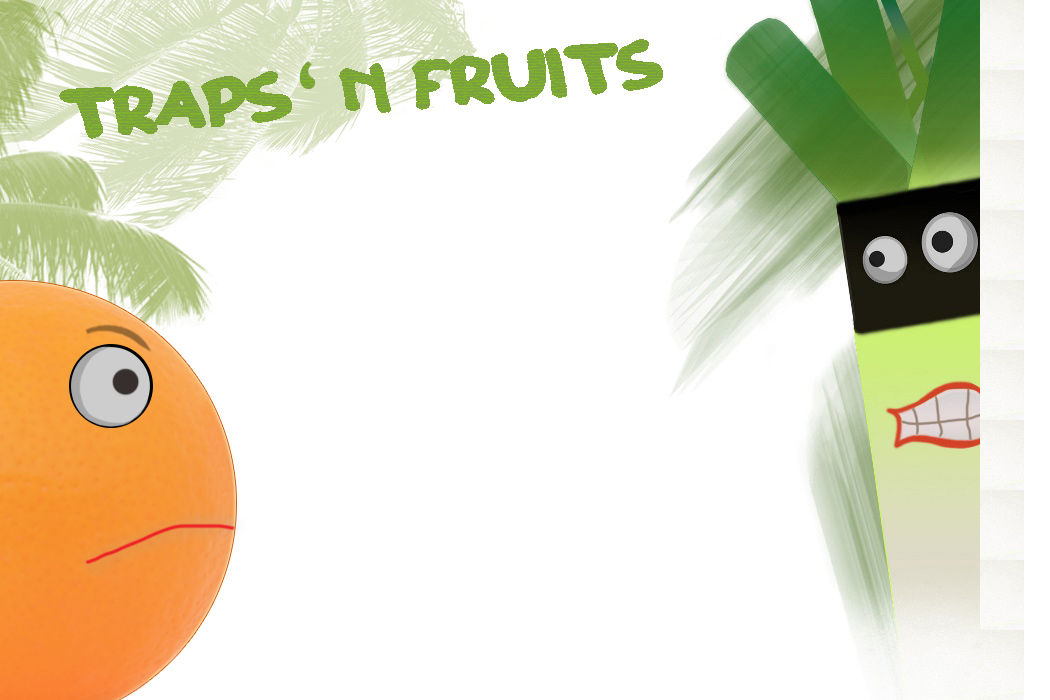

A level layout from a 2D game, rendered from its tile map. Below: a short description, then the map file with its tile-grid data intact:
An orthogonal 15x10 tile map with 70x70 px tiles, 1 tile layer (Calque de Tile 1).

<map version="1.0" orientation="orthogonal" width="15" height="10" tilewidth="70" tileheight="70">
 <tileset firstgid="1" name="htmltiles" tilewidth="70" tileheight="70">
  <image source="../images/htmltiles.jpg" width="1100" height="768" />
 </tileset>
 <layer name="Calque de Tile 1" width="15" height="10">
  <data>
   <tile gid="15" />
   <tile gid="2" />
   <tile gid="3" />
   <tile gid="4" />
   <tile gid="5" />
   <tile gid="6" />
   <tile gid="7" />
   <tile gid="8" />
   <tile gid="9" />
   <tile gid="10" />
   <tile gid="11" />
   <tile gid="12" />
   <tile gid="13" />
   <tile gid="14" />
   <tile gid="150" />
   <tile gid="16" />
   <tile gid="17" />
   <tile gid="18" />
   <tile gid="19" />
   <tile gid="20" />
   <tile gid="21" />
   <tile gid="22" />
   <tile gid="23" />
   <tile gid="24" />
   <tile gid="25" />
   <tile gid="26" />
   <tile gid="27" />
   <tile gid="28" />
   <tile gid="29" />
   <tile gid="150" />
   <tile gid="31" />
   <tile gid="32" />
   <tile gid="33" />
   <tile gid="34" />
   <tile gid="35" />
   <tile gid="36" />
   <tile gid="37" />
   <tile gid="38" />
   <tile gid="39" />
   <tile gid="40" />
   <tile gid="41" />
   <tile gid="42" />
   <tile gid="43" />
   <tile gid="44" />
   <tile gid="150" />
   <tile gid="46" />
   <tile gid="47" />
   <tile gid="48" />
   <tile gid="49" />
   <tile gid="50" />
   <tile gid="51" />
   <tile gid="52" />
   <tile gid="53" />
   <tile gid="54" />
   <tile gid="55" />
   <tile gid="56" />
   <tile gid="57" />
   <tile gid="58" />
   <tile gid="59" />
   <tile gid="150" />
   <tile gid="61" />
   <tile gid="62" />
   <tile gid="63" />
   <tile gid="64" />
   <tile gid="65" />
   <tile gid="66" />
   <tile gid="67" />
   <tile gid="68" />
   <tile gid="69" />
   <tile gid="70" />
   <tile gid="71" />
   <tile gid="72" />
   <tile gid="73" />
   <tile gid="74" />
   <tile gid="150" />
   <tile gid="76" />
   <tile gid="77" />
   <tile gid="78" />
   <tile gid="79" />
   <tile gid="80" />
   <tile gid="81" />
   <tile gid="82" />
   <tile gid="83" />
   <tile gid="84" />
   <tile gid="85" />
   <tile gid="86" />
   <tile gid="87" />
   <tile gid="88" />
   <tile gid="89" />
   <tile gid="150" />
   <tile gid="91" />
   <tile gid="92" />
   <tile gid="93" />
   <tile gid="94" />
   <tile gid="95" />
   <tile gid="96" />
   <tile gid="97" />
   <tile gid="98" />
   <tile gid="99" />
   <tile gid="100" />
   <tile gid="101" />
   <tile gid="102" />
   <tile gid="103" />
   <tile gid="104" />
   <tile gid="150" />
   <tile gid="106" />
   <tile gid="107" />
   <tile gid="108" />
   <tile gid="109" />
   <tile gid="110" />
   <tile gid="111" />
   <tile gid="112" />
   <tile gid="113" />
   <tile gid="114" />
   <tile gid="115" />
   <tile gid="116" />
   <tile gid="117" />
   <tile gid="118" />
   <tile gid="119" />
   <tile gid="150" />
   <tile gid="121" />
   <tile gid="122" />
   <tile gid="123" />
   <tile gid="124" />
   <tile gid="125" />
   <tile gid="126" />
   <tile gid="127" />
   <tile gid="128" />
   <tile gid="129" />
   <tile gid="130" />
   <tile gid="131" />
   <tile gid="132" />
   <tile gid="133" />
   <tile gid="134" />
   <tile gid="150" />
   <tile gid="136" />
   <tile gid="137" />
   <tile gid="138" />
   <tile gid="139" />
   <tile gid="140" />
   <tile gid="141" />
   <tile gid="142" />
   <tile gid="143" />
   <tile gid="144" />
   <tile gid="145" />
   <tile gid="146" />
   <tile gid="147" />
   <tile gid="148" />
   <tile gid="149" />
   <tile gid="150" />
  </data>
 </layer>
</map>